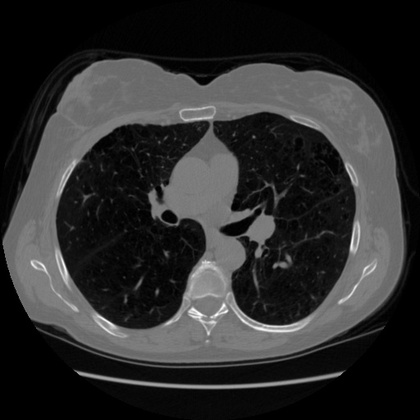
%> input picture BIP/HW2 - Part1/HW2 - part 1/HW2_TestImages/lungCT.jpg, 420 x 420 px, shrunk from 512 x 512 before the run, given in place of malaria.tif, which was not available
$ octave main.m   (GNU Octave 9; MATLAB toolbox functions it lacks are replaced by stand-ins)
%> lines starting %> are read from the running program, lines starting %| are printed output that depends on the picture; pictures that were not available may be replaced by others from this repository, and a replacement may not be noted
images = {'HW2_TestImages/malaria.tif','HW2_TestImages/lungCT.jpg',...
    'HW2_TestImages/prostatecancer_grade4.tif','HW2_TestImages/prostatecancer_grade4_cropped.tif'};

colors = [ 1 0 0; 0 1 0; 0 0 1; 0.5 0.5 0.5];
class_counts = [2 3 3 3];
sigmas = [2 1 1 1];

for i = 1: numel(images)
    img = imread(images{i});
%> img is the input picture: size 420x420 uint8; min 0, max 255, mean 46.1
    class_count = class_counts(i);
    if i == 3 || i==4
        img = img(:,:,1:3);
    end
    img = double(img);
%> img: size 420x420 double
    img = (img - min(img(:)))/(max(img(:)) - min(img(:)));
%     if i ~=2
%         img = rgb2gray(img);
%     end
    subplot(1,2,1),imshow(img);
    title('Original image');
    filtered = imgaussfilt(img,sigmas(i));
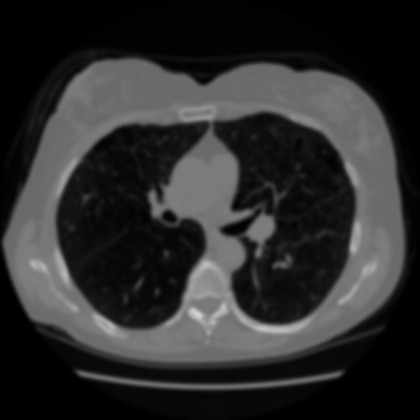
%> filtered: size 420x420 double; min 0, max 0.833, mean 0.181
    subplot(1,2,2),imshow(filtered);
    title('Filtered image');
    [rows, columns, channels] = size(img);
%> rows = 420; columns = 420; channels = 1
    vectr_img = reshape(filtered,rows*columns,channels);
    idx = kmeans(vectr_img,class_count);
    output = zeros(size(idx,1),3);
    for j = 1: class_count
        color = colors(j,:);
        x = find(idx == j);
        for k = 1: numel(x)
            output(x(k),:) = color;
        end
    end
    subplot(1,2,2),imshow((reshape(output,rows,columns,3)));
%> after `imshow((reshape(output,rows,columns,3)))`:
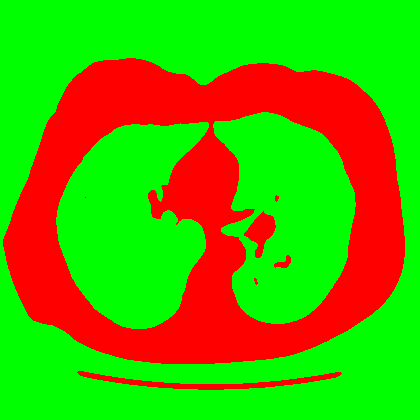
%> displayed picture: size 420x420x3, on the screen's scale of 0 to 255; mean R, G, B 87.2, 167.8, 0
%> pass 3 of the loop `for i = 1: numel(images)`:
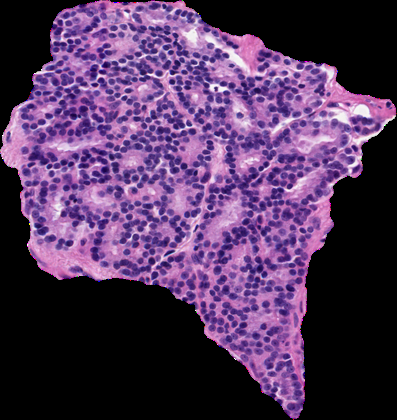
%> input picture BIP/HW2 - Part1/HW2 - part 1/HW2_TestImages/prostatecancer_grade4.tif, 397 x 420 px, shrunk from 768 x 813 before the run
%> `img = imread(images{i});`:
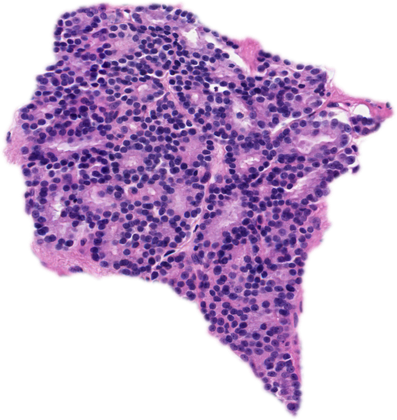
%> img: size 420x397x4 uint8; mean R, G, B, A 81.5, 53.7, 92, 133.1; transparent parts drawn white
%> filtered: size 420x397x3 double
%> `imshow((reshape(output,rows,columns,3)))`:
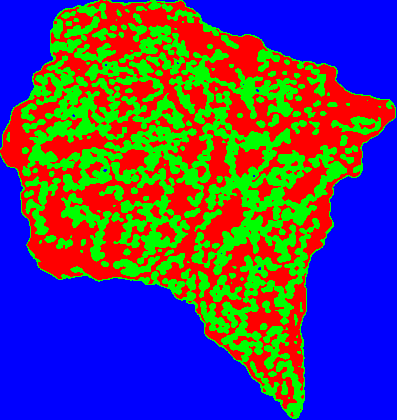
%> displayed picture: size 420x397x3, on the screen's scale of 0 to 255; mean R, G, B 74.4, 66.9, 113.7
%> the loop made 4 passes; the first 3 are shown
    title('K-means clustering result');
end
